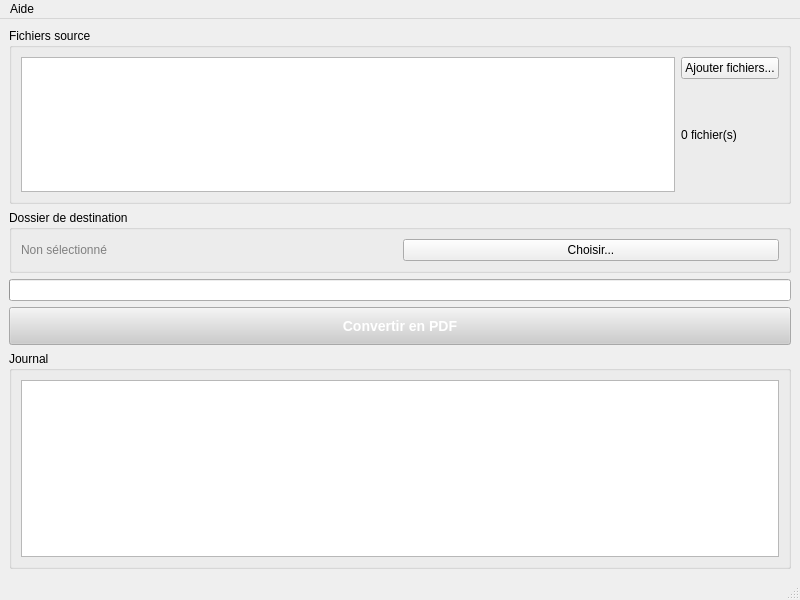
<?xml version="1.0" encoding="UTF-8"?>
<ui version="4.0">
 <class>MainWindow</class>
 <widget class="QMainWindow" name="MainWindow">
  <property name="geometry">
   <rect>
    <x>0</x>
    <y>0</y>
    <width>800</width>
    <height>600</height>
   </rect>
  </property>
  <property name="windowTitle">
   <string>Document Converter</string>
  </property>
  <widget class="QWidget" name="centralwidget">
   <layout class="QVBoxLayout" name="verticalLayout">
    <item>
     <widget class="QGroupBox" name="groupInput">
      <property name="title">
       <string>Fichiers source</string>
      </property>
      <layout class="QHBoxLayout" name="horizontalLayout">
       <item>
        <widget class="QListWidget" name="listFiles">
         <property name="maximumSize">
          <size>
           <width>16777215</width>
           <height>150</height>
          </size>
         </property>
        </widget>
       </item>
       <item>
        <layout class="QVBoxLayout" name="verticalLayout_2">
         <item>
          <widget class="QPushButton" name="btnSelectInput">
           <property name="text">
            <string>Ajouter fichiers...</string>
           </property>
          </widget>
         </item>
         <item>
          <widget class="QLabel" name="lblInputCount">
           <property name="text">
            <string>0 fichier(s)</string>
           </property>
          </widget>
         </item>
         <item>
          <spacer name="verticalSpacer">
           <property name="orientation">
            <enum>Qt::Vertical</enum>
           </property>
          </spacer>
         </item>
        </layout>
       </item>
      </layout>
     </widget>
    </item>
    <item>
     <widget class="QGroupBox" name="groupOutput">
      <property name="title">
       <string>Dossier de destination</string>
      </property>
      <layout class="QHBoxLayout" name="horizontalLayout_2">
       <item>
        <widget class="QLabel" name="lblOutputDir">
         <property name="text">
          <string>Non sélectionné</string>
         </property>
         <property name="styleSheet">
          <string notr="true">color: gray;</string>
         </property>
        </widget>
       </item>
       <item>
        <widget class="QPushButton" name="btnSelectOutput">
         <property name="text">
          <string>Choisir...</string>
         </property>
        </widget>
       </item>
      </layout>
     </widget>
    </item>
    <item>
     <widget class="QProgressBar" name="progressBar">
      <property name="visible">
       <bool>false</bool>
      </property>
     </widget>
    </item>
    <item>
     <widget class="QPushButton" name="btnConvert">
      <property name="enabled">
       <bool>false</bool>
      </property>
      <property name="text">
       <string>Convertir en PDF</string>
      </property>
      <property name="styleSheet">
       <string notr="true">QPushButton {
           background-color: #4CAF50;
           color: white;
           font-weight: bold;
           padding: 10px;
           font-size: 14px;
       }
       QPushButton:disabled {
           background-color: #cccccc;
       }</string>
      </property>
     </widget>
    </item>
    <item>
     <widget class="QGroupBox" name="groupLog">
      <property name="title">
       <string>Journal</string>
      </property>
      <layout class="QVBoxLayout" name="verticalLayout_3">
       <item>
        <widget class="QTextEdit" name="logTextEdit">
         <property name="readOnly">
          <bool>true</bool>
         </property>
        </widget>
       </item>
      </layout>
     </widget>
    </item>
   </layout>
  </widget>
  <widget class="QMenuBar" name="menubar">
   <widget class="QMenu" name="menuHelp">
    <property name="title">
     <string>Aide</string>
    </property>
    <addaction name="actionAbout"/>
   </widget>
   <addaction name="menuHelp"/>
  </widget>
  <widget class="QStatusBar" name="statusbar"/>
  <action name="actionAbout">
   <property name="text">
    <string>À propos</string>
   </property>
  </action>
 </widget>
 <resources/>
 <connections/>
</ui>
